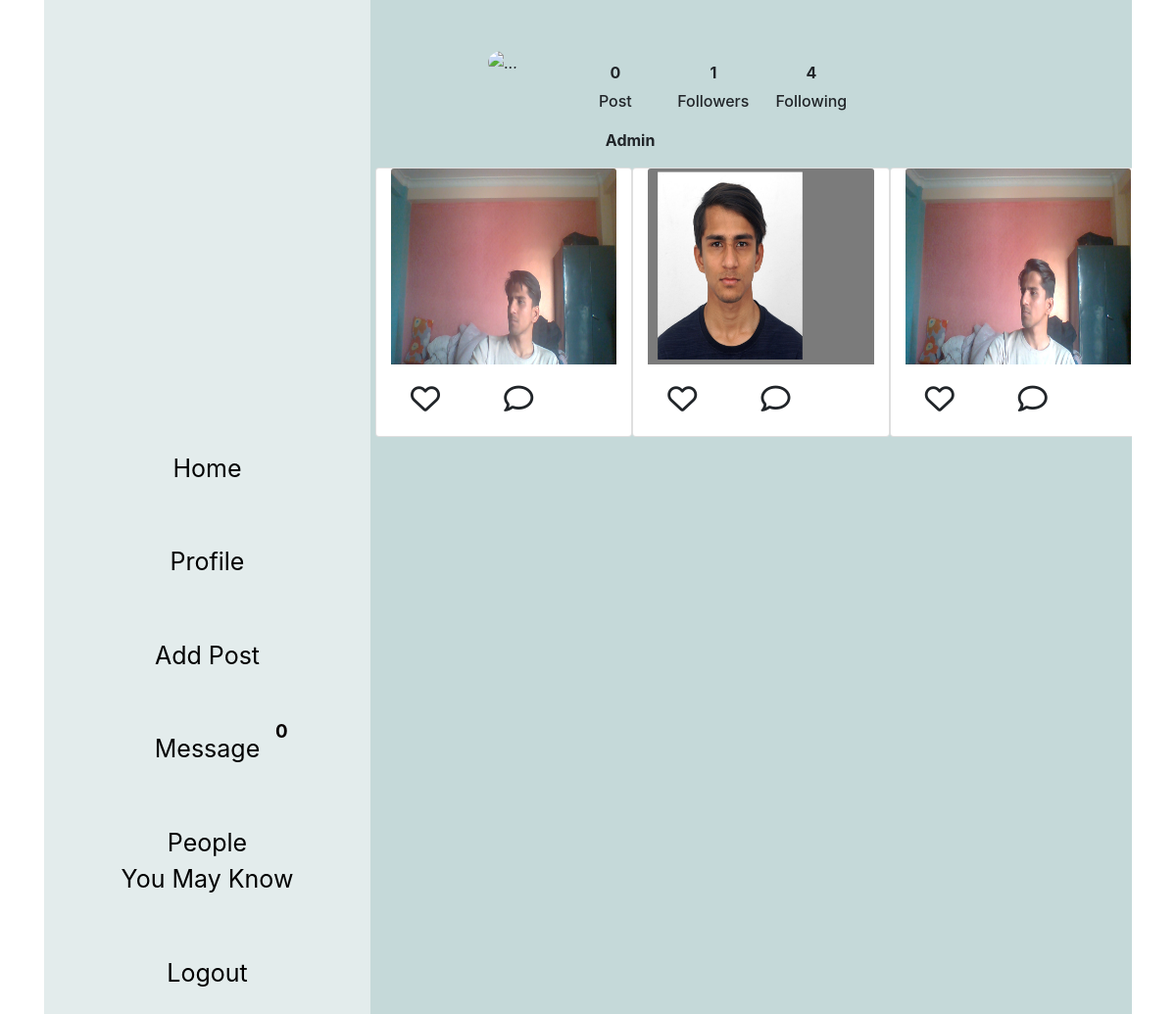
The page /info/ (signed in) on the database its author committed.
### accounts/models.py (models this page shows, shortened)
class User(AbstractBaseUser, PermissionsMixin):
    email = models.EmailField(unique=True,primary_key=True)
    username = models.CharField(max_length=200)
    is_admin = models.BooleanField(default=False)
    is_active = models.BooleanField(default=True)
    USERNAME_FIELD = "email"
    REQUIRED_FIELDS = ["username",]
    objects = UserManager()

### Post/models.py (models this page shows)
class PostX(models.Model):
    profile = models.ForeignKey(User,on_delete=models.CASCADE)
    image = models.ImageField(upload_to="images/")
    caption = models.CharField(max_length = 400)
    date_of_post = models.DateTimeField(auto_now_add = True)
    liked_by = models.ManyToManyField(User, related_name='liked_posts', blank=True)

### Home/views.py (the view)
# urls.py: path('info/',Info.as_view(),name="info"),
class Info(View):
    def get(self,request):
        profile = Profile.objects.get(user = request.user)
        user = User.objects.get(email = request.user)
        user_posts = user.postx_set.all()
        return render(request,"front_pages/profile.html",{"profile":profile,'user_posts':user_posts})

### Home/authentication.py (called while the page is built, shortened)
    def __call__(self, request):
        allowed_path = [reverse("login"),reverse("signup")]
        if request.user.is_authenticated:
            return self.get_response(request)

### Home/context_processors.py (called while the page is built)
def name(request):
    if request.user.is_authenticated:
        followed_by = request.user.profile.followed_by.all().values()
        following = request.user.profile.follows.all().values()
        receiver = ReceiverModel.objects.get(user=request.user)
        senders = ChatModel.objects.filter(
    receiver= receiver,
    is_read=False
    ).values('sender').distinct()
        count = senders.count()
        context = {
            "user": request.user,
            "followed_by":len(followed_by)-1,
            "following":len(following)-1,
            "senderId": Profile.objects.get(user=request.user).id,
            "count": count
        }
        return context
    else:
        context = {
        "followed_by": 0,
        "following": 0
        }
        return context

### templates/front_pages/profile.html (shortened to what this page needs)
{% extends 'index.html' %}
{% load static %}
{% block body %}
    <div class="profile-page">
        <div class="heading-profile d-flex flex-row justify-content-between">
            <div class="img">
                <img src="{% static 'images/Untitled.jpg' %}"
                    class="card-img-top" alt="...">
            </div>
            <div class="d-flex flex-column">
                <div class="follow-info d-flex">
                    <div class="follow">
                        <span><p>0</p></span>
                        <h6>Post</h6>
                    </div>
                    <div class="follow">
                        <span><p>{{followed_by}}</p></span>
                        <h6>Followers</h6>
                    </div>
                    <div class="follow">
                        <span><p>{{following}}</p></span>
                        <h6>Following</h6>
                    </div>
                </div>
                <div style="padding-left: 40px;">
                    <b>
                        <p style="text-transform: capitalize;">{{request.user.username}}</p>
                    </b>
                </div>
            </div>
        </div>
        <div class="heading-post row">
            {% for post in user_posts %}
                <div class="card col-md-4">
                    <img src="/media/{{post.image}}"
                        class="card-img-top" alt="{{request.user}}">
                    <div class="card-body">
                        <div class="d-flex flex-row justify-content-between">
                            <div class="d-flex flex-column likes">
                                <i style="font-size: 30px;" class="fa-regular fa-heart" id="click"></i>
                                <span><p>{{post.likes.all.count}}</p></span>
                            </div>
                            <i style="font-size: 30px;" class="fa-regular fa-comment"></i>
                        </div>
                    </div>
                </div>
            {% endfor %}
        </div>
    </div>
{% endblock %}

### templates/index.html (shortened to what this page needs)
{% load static %}
<!doctype html>
<html lang="en">
  <head>
    <link rel="stylesheet" href="{% static 'css/styles.css'%}">
    <link rel="stylesheet"
      href="https://cdn.jsdelivr.net/npm/bootstrap@4.4.1/dist/css/bootstrap.min.css"
>
  </head>
  <body>
    <div class="container Main">
      <div class="navbar">
        <ul class="nav">
          <li class="nav-item">
            <a class="nav-link active" aria-current="page"
              href="/">Home</a>
          </li>
          <li class="nav-item">
            <a class="nav-link" href="/info">Profile</a>
          </li>
          <li class="nav-item">
            <a class="nav-link" href="/add_post">Add Post</a>
          </li>
          <li class="nav-item">
            <a class="nav-link" href="/messages">Message
              <span class="badge" id="messageCount">{{count}}</span>
            </a>
          </li>
          <li class="nav-item">
            <a class="nav-link" href="/follow"><span
                style="line-height: 0;">People <br> You May
                Know</span></a>
          </li>
          <li class="nav-item">
            {% if request.user.is_authenticated %}
            <a class="nav-link " href="/logout"
              aria-disabled="true">Logout</a>
            {% endif %}
          </li>
        </ul>
      </div>
      <div class="other-item">
        {% block body %}
        {% endblock %}
      </div>
    </div>
  </body>
</html>

### static/css/styles.css (style rules this page uses)
* { margin: 0; padding: 0; height: 100%; }
.Main { width: 100vw; display: flex; justify-content: flex-start; align-items: flex-start; height: 100vh; }
.navbar { z-index: 100; width: 30%; height: 100vh; font-size: 25px; text-align: center; background-color: rgba(197, 217, 217, 0.487); overflow-y: auto; }
.nav-item { margin: 15px; width: 100%; }
.other-item { width: 70%; position: relative; background-color: rgb(197, 217, 217); height: 100vh; overflow-y: hidden; }
.nav { height: max-content; }
.navbar .nav-link { display: inline-block; position: relative; padding-bottom: 10px; margin-bottom: 10px; color: black; }
.badge { position: absolute; top: -5px; right: -20px; padding: 5px 10px; border-radius: 50%; background-color: transparent; color: rgb(7, 0, 0); font-size: 15px; }
img { height: 300px; }
.card-body .likes { text-align: center; }
.row { overflow-y: auto; }
.row .col-md-4 { height: 275px; margin-bottom: 20px; }
.col-md-4 img { height: 200px; }
.heading-profile { margin-top: 50px; padding: 0 100px 0 100px; }
.profile-page { width: 100%; padding-left: 20px; height: 100%; overflow-y: auto; }
.heading-profile { width: max-content; height: max-content; }
.heading-profile .img { margin-right: 50px; }
.heading-profile img { width: 100px; height: 100px; border-radius: 50%; }
.heading-profile .follow-info .follow { padding-top: 10px; line-height: 0.5; width: 80px; text-align: center; margin: 10px; }
span p { font-weight: bold; }

### rows shown on the page
User: user.username "Admin"
PostX: image (picture)
PostX: image (picture)
PostX: image (picture)

### other values the page prints
{{ count }} "0"
{{ followed_by }} "1"
{{ following }} "4"
